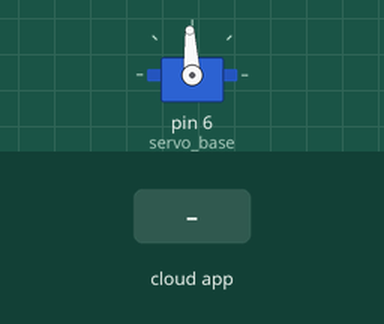
Simulated run of this sketch. Board: Arduino Uno, built with avr-gcc and run on an emulated ATmega328P. Parts: servo. The inputs (shaded band) are chosen by the test bench. The RemoteXY app is connected.

Above: at 1.2 s.
1.3 s: the phone or cloud app sets slider_base to -100
At 2.5 s:
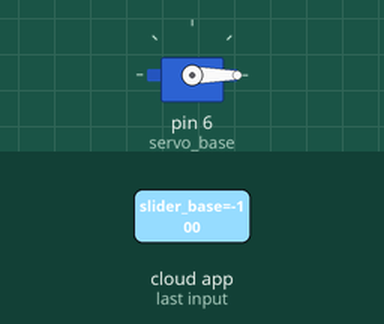
2.8 s: the phone or cloud app sets slider_base to 100
At 3.7 s:
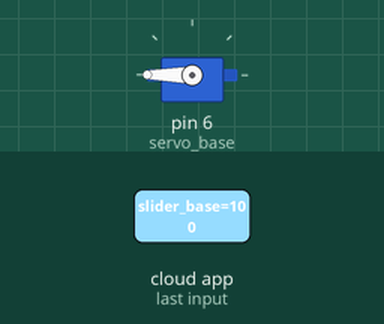
4.3 s: the phone or cloud app sets slider_base to 0
At 4.8 s:
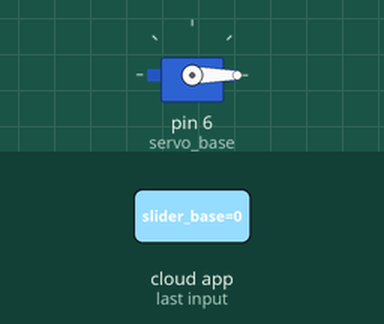
Timing chart, 0 to 7.3 s (numbered marks = the images above; inputs shaded):
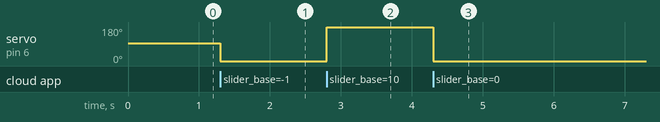

Measured:
- after the input at 1.3 s, servo on pin 6 (servo_base): 93° → 0° at once
- after the input at 2.8 s, servo on pin 6 (servo_base): 0° → 180° at once
- after the input at 4.3 s, servo on pin 6 (servo_base): 180° → 0° at once

The sketch:

simple_remote.ino
```cpp
/////////////////////////////////////////////
//        RemoteXY include library         //
/////////////////////////////////////////////

/* RemoteXY select connection mode and include library */
#define REMOTEXY_MODE__SERIAL
#include <RemoteXY.h>

/* RemoteXY connection settings */
#define REMOTEXY_SERIAL Serial
#define REMOTEXY_SERIAL_SPEED 9600

// RemoteXY configurate
#pragma pack(push, 1)
uint8_t RemoteXY_CONF[] =
  { 255,1,0,0,0,11,0,10,13,1,
  4,32,39,14,12,68,2,26 };

// this structure defines all the variables and events of your control interface
struct {

    // input variables
  int8_t slider_base; // =-100..100 slider position

    // other variable
  uint8_t connect_flag;  // =1 if wire connected, else =0

} RemoteXY;
#pragma pack(pop)

/////////////////////////////////////////////
//           END RemoteXY include          //
/////////////////////////////////////////////

#include <Servo.h>

Servo servo_base;


void setup()
{
  RemoteXY_Init ();

  // TODO you setup code
  servo_base.attach(6);
  RemoteXY.slider_base = 50;

}

void loop()
{
  RemoteXY_Handler ();

  // TODO you loop code
  // use the RemoteXY structure for data transfer

  int ms = RemoteXY.slider_base*20+500;
  servo_base.writeMicroseconds(ms);

}
```
